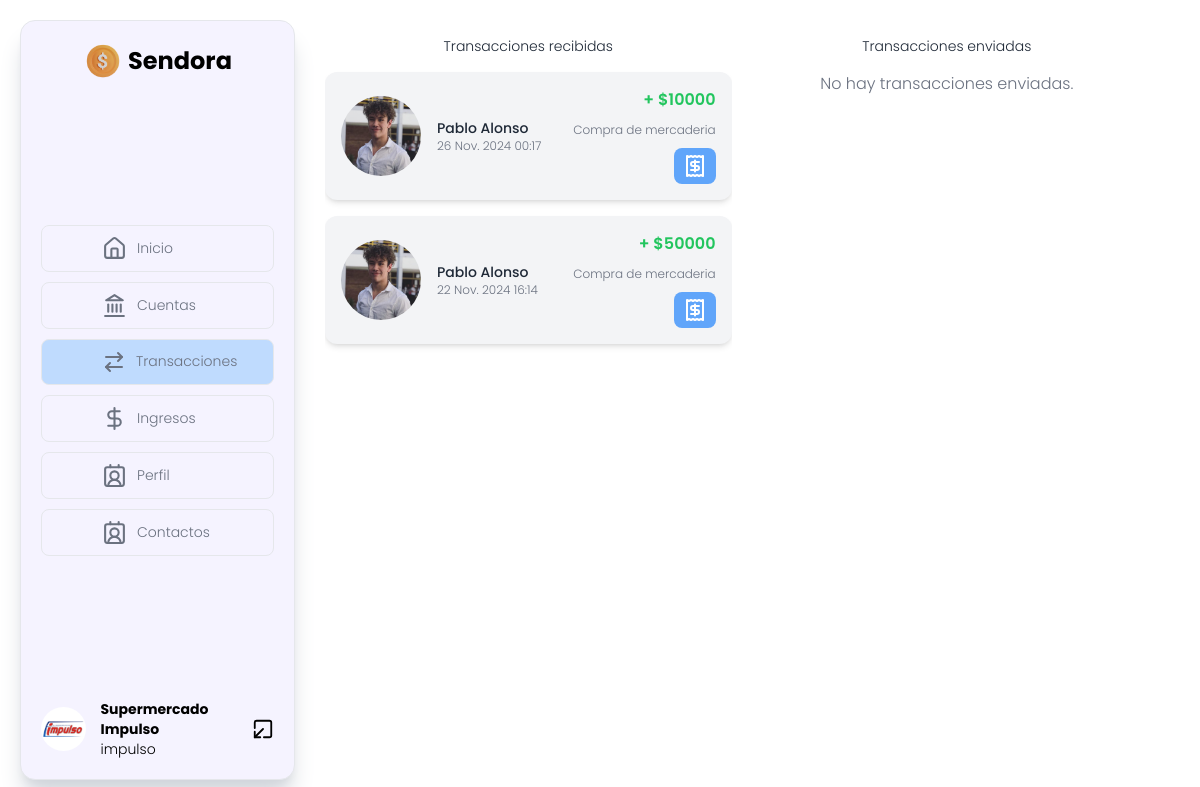
Page /transactions/ (signed in) on the committed database.
### Apps/Profiles/models.py (models this page shows, shortened)
class Profiles(models.Model):
    usuario = models.OneToOneField(Users, on_delete=models.CASCADE)
    foto_perfil = models.ImageField(upload_to='users/', verbose_name="Foto de perfil",  default="users/no-photo.png")
    dni = models.CharField(max_length=50, default=" ", blank=True)
    phone_number = models.CharField(max_length=50, default=" ", blank=True)
    fecha_nacimiento =  models.DateField(null=True, blank=True)
    cuentas_favoritas = models.ManyToManyField(SendoraAccounts, blank=True)
    class Meta:
        verbose_name = "Perfil"
        verbose_name_plural = "Perfiles"

### Apps/Users/models.py (models this page shows, shortened)
class Users(AbstractUser):
    actualizado = models.DateTimeField(auto_now=True)  # Se actualiza automáticamente
    class Meta:
        db_table = "users"
        verbose_name = "Usuario"
        verbose_name_plural = "Usuarios"

### Apps/Transactions/models.py (models this page shows, shortened)
class Transactions(models.Model):
    monto = models.IntegerField()
    remitente = models.ForeignKey(Users, on_delete=models.CASCADE, related_name="transaciones_como_remitente")
    destinatario = models.ForeignKey(Users, on_delete=models.CASCADE, related_name="transaciones_como_destinatario")
    fecha_y_hora = models.DateTimeField(auto_now_add=True)
    motivo = models.ForeignKey(Motives, on_delete=models.CASCADE, null=True)
    class Meta:
        verbose_name = "Transacion"
        verbose_name_plural = "Transacciones"

### Apps/Motives/models.py (models this page shows)
class Motives(models.Model):
    nombre = models.CharField(max_length=50)
    class Meta:
        verbose_name = "Motivo"
        verbose_name_plural = "Motivos"
    def __str__(self):
        return self.nombre

### Apps/Transactions/views.py (the view)
# urls.py: path("", views.transactions, name="transactions"),
@login_required
def transactions(request):
    usuario = request.user
    entradas = Transactions.objects.filter(destinatario = usuario).order_by('-fecha_y_hora')
    salidas = Transactions.objects.filter(remitente = usuario).order_by('-fecha_y_hora')
    context = {
        'entradas': entradas,
        'salidas': salidas,
        }
    return render(request, "transactions.html", context)

### processors/es_administrador.py (called while the page is built)
def usuario_es_administrador(request):
    usuario_es_administrador = request.user.groups.filter(name='Administrador').exists() #el metodo exists() verifica si el usuario pertenece a ese grupo
    return {'usuario_es_administrador': usuario_es_administrador}

### processors/profile.py (called while the page is built)
def get_profile(request):
    if isinstance(request.user, AnonymousUser):
        return {}  # Devuelve un diccionario vacío si el usuario no está autenticado
    try:
        perfil = Profiles.objects.get(usuario=request.user)
    except Profiles.DoesNotExist:
        perfil = None  # Si el perfil no existe, maneja el caso
    return {
        'perfil': perfil if perfil else None
    }

### Apps/Transactions/templates/transactions.html
{% extends 'left-sidebar.html' %}
{% load static %}
{% block sidebar %}
<div class="flex justify-between gap-3 h-[100%] max-w-4xl mx-auto">
    <div class="flex flex-col flex-1 h-[100%] overflow-y-scroll hideScrollbar">
        <h2 class="text-sm  text-gray-800 text-center my-4">Transacciones recibidas</h2>
        <div class="space-y-4">
            {% if entradas %}
                {% for t in entradas %}
                    <div class="flex items-center gap-4 p-4 bg-gray-100 rounded-xl shadow-md hover:shadow-lg transition-all">
                        <img src="{{ t.remitente.profiles.foto_perfil.url }}" alt="" class="w-20 h-20 rounded-full">
                        <div class="flex-1 flex flex-col gap-2 justify-between">
                            <div>
                                <h3 class="text-sm font-medium text-gray-800">
                                    {{ t.remitente.first_name }} {{ t.remitente.last_name }}
                                </h3>
                                <p class="text-xs text-gray-500">{{ t.fecha_y_hora }}</p>
                            </div>
                        </div>
                        <div class="text-right  flex flex-col items-end gap-[10px]">
                            <p class="text-green-500 font-semibold">+ ${{ t.monto }}</p>
                            <p class="text-xs text-gray-500">{{ t.motivo }}</p>
                            <a href="{% url 'ver_comprobante' t.id %}" class="flex gap-[5px] items-center bg-blue-400  text-white rounded-lg py-[6px] px-[9px]">
                                <img src="{%  static 'img/receipt.svg' %}" alt="">
                            </a>
                        </div>
                    </div>
                {% endfor %}
            {% else %}
                <p class="text-gray-500 text-center">No hay transacciones recibidas.</p>
            {% endif %}
        </div>
    </div>
    <div class="flex flex-col flex-1 h-[100%] overflow-y-scroll hideScrollbar">
        <h2 class="text-sm text-gray-800 text-center my-4">Transacciones enviadas</h2>
        <div class="space-y-4">
            {% if salidas %}
                {% for t in salidas %}
                    <div class="flex items-center gap-4 p-4 bg-gray-100 rounded-xl shadow-md hover:shadow-lg transition-all">
                        <img src="{{ t.destinatario.profiles.foto_perfil.url }}" alt="" class="w-20 h-20 rounded-full">
                        <div class="flex-1 flex flex-col gap-2">
                            <div>
                                <h3 class="text-sm font-medium text-gray-800">
                                    {{ t.destinatario.first_name }} {{ t.destinatario.last_name }}
                                </h3>
                                <p class="text-xs text-gray-500">{{ t.fecha_y_hora }}</p>
                            </div>
                        </div>
                        <div class="text-right flex flex-col items-end gap-[12px]">
                            <p class="text-red-500 font-semibold">- ${{ t.monto }}</p>
                            <p class="text-xs text-gray-500">{{ t.motivo }}</p>
                            <a href="{% url 'ver_comprobante' t.id %}" class="flex gap-[5px] items-center bg-orange-400 text-white rounded-lg py-[6px] px-[9px]">
                                <img src="{% static 'img/receipt.svg' %}" alt="">
                            </a>
                        </div>
                    </div>
                {% endfor %}
            {% else %}
                <p class="text-gray-500 text-center">No hay transacciones enviadas.</p>
            {% endif %}
        </div>
    </div>
</div>
{% endblock sidebar %}

### Apps/Dashboard/templates/left-sidebar.html (shortened to what this page needs)
{% load static  %}
<!DOCTYPE html>
<html lang="en">
<head>
    <script src="https://cdn.tailwindcss.com"></script>
    <link rel="stylesheet" href="{% static 'css/left-sidebar.css' %}">
    <link rel="stylesheet" href="{% static 'css/dotted.css' %}">
</head>
<body class="h-[calc(100vh-40px)] m-5 poppinsMedium">
        <div class="flex h-[100%]">
            <div class="flex flex-col justify-between items-center w-[275px] border bg-violet-50 shadow-xl shadow-gray-300 p-[20px] rounded-[15px] overflow-hidden">
                 <div class="flex items-center gap-[5px]  justify-center hover:rotate-3 transition-all duration-300">
                    <img src="{% static 'img/my-coin.png' %}" alt="" width="40px" height="40px">
                    <h2 class="font-bold text-2xl">Sendora</h2>
                 </div>
                 <ul class=" w-[100%] flex flex-col  gap-[10px]">
                    <li class="">
                        <a href="{% url 'dashboard' %} "
                        class="{% if 'dashboard' in request.path %}flex items-center px-[60px] gap-[10px] whitespace-nowrap transition-all duration-300 border bg-blue-200 py-[10px] rounded-lg
                        {% else %}
                        flex items-center px-[60px] gap-[10px] whitespace-nowrap transition-all duration-300  py-[10px] rounded-lg border
                        {% endif %}
                        ">
                            <img src="{% static 'img/home.svg' %}" alt="banks" width="25px" height="25px">
                            <span  class="text-gray-500 text-[14px]">Inicio</span>
                        </a>
                    </li>
                    <li class="">
                        <a href="{% url 'accounts' %}"
                        class="{% if 'accounts' in request.path %}flex items-center px-[60px] gap-[10px] whitespace-nowrap transition-all duration-300 border bg-blue-200 py-[10px] rounded-lg
                        {% else %}
                        flex items-center px-[60px] gap-[10px] whitespace-nowrap transition-all duration-300  py-[10px] rounded-lg border
                        {% endif %}
                        ">
                            <img src="{% static 'img/banks.svg' %}" alt="banks" width="25px" height="25px">
                            <span  class="text-gray-500 text-[14px]">Cuentas</span>
                        </a>
                    </li>
                    <li>
                        <a href="{% url 'transactions' %}"
                        class="{% if 'transactions' in request.path %}flex items-center px-[60px] gap-[10px] whitespace-nowrap transition-all duration-300  border bg-blue-200 py-[10px] rounded-lg
                        {% else %}
                        flex items-center px-[60px] gap-[10px] whitespace-nowrap transition-all duration-300  py-[10px] rounded-lg border
                        {% endif %}
                        ">
                            <img src="{% static 'img/transactions.svg' %}" alt="banks" width="25px" height="25px">
                            <span class="text-gray-500 text-[14px]">Transacciones</span>
                        </a>
                    </li>
                    <li>
                        <a href="{% url 'income' %}"
                        class="{% if 'income' in request.path %}flex items-center px-[60px] gap-[10px] whitespace-nowrap transition-all duration-300  border bg-blue-200 py-[10px] rounded-lg
                        {% else %}
                        flex items-center px-[60px] gap-[10px] whitespace-nowrap transition-all duration-300  py-[10px] rounded-lg border
                        {% endif %}
                        ">
                            <img src="{% static 'img/dollar-sign.svg' %}" alt="banks" width="25px" height="25px">
                            <span class="text-gray-500 text-[14px]">Ingresos</span>
                        </a>
                    </li>
                    <li>
                        <a href="{% url 'editprofile' %}"
                        class="{% if 'edit' in request.path %} flex items-center px-[60px] gap-[10px] whitespace-nowrap transition-all duration-300  border bg-blue-200 py-[10px] rounded-lg
                        {% else %}
                        flex items-center px-[60px] gap-[10px] whitespace-nowrap transition-all duration-300  py-[10px] rounded-lg border
                        {% endif %}
                        ">
                            <img src="{% static 'img/user.svg' %}" alt="banks" width="25px" height="25px">
                            <span class="text-gray-500 text-[14px]">Perfil</span>
                        </a>
                    </li>
                    <li>
                        <a href="{% url 'vercontactos' %}"
                        class="{% if 'vercontactos' in request.path %} flex items-center px-[60px] gap-[10px] whitespace-nowrap transition-all duration-300  border bg-blue-200 py-[10px] rounded-lg
                        {% else %}
                        flex items-center px-[60px] gap-[10px] whitespace-nowrap transition-all duration-300  py-[10px] rounded-lg border
                        {% endif %}
                        ">
                            <img src="{% static 'img/user.svg' %}" alt="banks" width="25px" height="25px">
                            <span class="text-gray-500 text-[14px]">Contactos</span>
                        </a>
                    </li>
                 </ul>
                <footer class="flex justify-between items-center w-[100%]">
                   <div class="flex items-center gap-[15px]">
                        <div>
                            <img src="{{ perfil.foto_perfil.url }}" alt="user-photo" width="50px" height="50px" class="rounded-[50%] transform hover:scale-110 transition-all duration-300">
                        </div>
                        <div class="text-sm">
                            <h3 class="font-bold">{{ user.first_name }} {{ user.last_name }}</h3>
                            <p>{{ user.username }}</p>
                        </div>
                   </div>
                    <a href="{% url 'logout' %}">
                        <img src="{% static 'img/leave.svg' %}" alt="logout" width="25px" height="25px">
                    </a>
                </footer>
            </div>
            <div class=" flex-1 rounded-[15px] overflow-hidden  px-[30px] ">
                {% block sidebar %}
                {% endblock sidebar %}
            </div>
        </div>
</body>
</html>

### Apps/Dashboard/static/css/left-sidebar.css (style rules this page uses)
.poppinsMedium { font-family: "Poppins", sans-serif; font-weight: 300; font-style: normal; }
.hideScrollbar { scrollbar-width: none; }

### rows in the picture
Profiles: foto_perfil (picture)
Users: first_name "Supermercado", last_name "Impulso", username "impulso"
Transactions: remitente.profiles.foto_perfil (picture), remitente.first_name "Pablo", remitente.last_name "Alonso", fecha_y_hora "26 Nov. 2024 00:17", monto "10000", motivo "Compra de mercaderia"
Transactions: remitente.profiles.foto_perfil (picture), remitente.first_name "Pablo", remitente.last_name "Alonso", fecha_y_hora "22 Nov. 2024 16:14", monto "50000", motivo "Compra de mercaderia"
